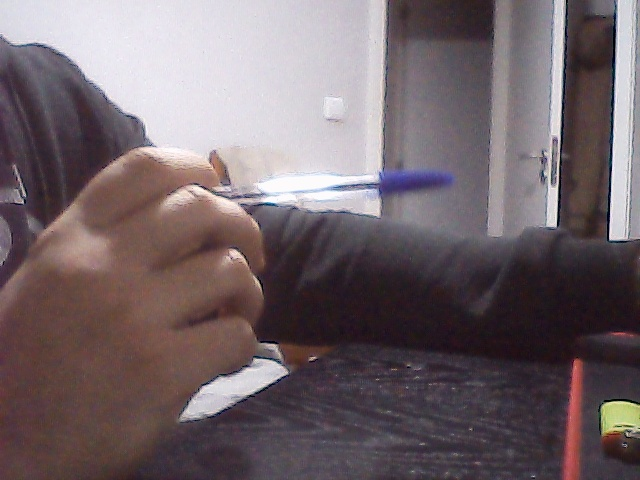
#> input picture calibration_images/left/left_0.jpg, 640 x 480 px, given in place of the camera
$ python 'penPositionTest copy.py'
#> lines starting #> are read from the running program, lines starting #| are printed output that depends on the picture; after the words box and inside, x2 and y2 are one past the last pixel; in counts of white or black regions, pixels touching at a corner belong together; long printed decimals are rounded
import cv2
import numpy as np
import os
import json
import math

# File to save and load HSV values
HSV_VALUES_FILE = "hsv_values.json"

def nothing(x):
    pass

# Function to load HSV values from a file
def load_hsv_values():
    if os.path.exists(HSV_VALUES_FILE):
        with open(HSV_VALUES_FILE, 'r') as file:
            return json.load(file)
    return {
        "Lower-H": 61,
        "Lower-S": 47,
        "Lower-V": 104,
        "Upper-H": 140,
        "Upper-S": 255,
        "Upper-V": 255
    }

# Function to save HSV values to a file
def save_hsv_values(values):
    with open(HSV_VALUES_FILE, 'w') as file:
        json.dump(values, file)

# Load HSV values
hsv_values = load_hsv_values()

# Create a window for trackbars to tune HSV values
cv2.namedWindow("Trackbars")
cv2.createTrackbar("Lower-H", "Trackbars", hsv_values["Lower-H"], 179, nothing)
cv2.createTrackbar("Lower-S", "Trackbars", hsv_values["Lower-S"], 255, nothing)
cv2.createTrackbar("Lower-V", "Trackbars", hsv_values["Lower-V"], 255, nothing)
cv2.createTrackbar("Upper-H", "Trackbars", hsv_values["Upper-H"], 179, nothing)
cv2.createTrackbar("Upper-S", "Trackbars", hsv_values["Upper-S"], 255, nothing)
cv2.createTrackbar("Upper-V", "Trackbars", hsv_values["Upper-V"], 255, nothing)

# Known parameters (adjust based on your object and camera setup)
FOCAL_LENGTH = 720  # Approximate focal length in pixels (calibrate for accuracy)
REAL_HEIGHT = 5.0   # Real-world height of the object in cm (e.g., height of the pen)

# Initialize the canvas for drawing
canvas = None

# Start capturing video from the webcam
cap = cv2.VideoCapture(0)
cap.set(cv2.CAP_PROP_FRAME_WIDTH, 1280)
cap.set(cv2.CAP_PROP_FRAME_HEIGHT, 720)

# Initialize variables to store the pen's previous position
prev_x, prev_y = None, None

# Variable to track if a circle-ish shape is detected
circle_detected = False
circle_frames_count = 0

# Moving average filter for depth
depth_values = []

# Directory to save frames
save_dir = r"C:\Users\pops\Desktop\openCV_Advanced\canvas+pen+save\images"

# Ensure the directory exists
if not os.path.exists(save_dir):
    os.makedirs(save_dir)

# Depth calculation
def calculate_depth(focal_length, real_height, pixel_height):
    if pixel_height > 0:
        return (focal_length * real_height) / pixel_height
    return 0

# Function to smooth depth readings
def smoothed_depth(depth, window_size=5):
    depth_values.append(depth)
    if len(depth_values) > window_size:
        depth_values.pop(0)
    return sum(depth_values) / len(depth_values)

# Function to detect a circle-ish (oval) shape using contour fitting
def detect_oval_or_circle(canvas):
    gray = cv2.cvtColor(canvas, cv2.COLOR_BGR2GRAY)
    # Threshold to get binary image
    _, binary = cv2.threshold(gray, 50, 255, cv2.THRESH_BINARY)

    # Find contours in the binary image
    contours, _ = cv2.findContours(binary, cv2.RETR_EXTERNAL, cv2.CHAIN_APPROX_SIMPLE)

    for contour in contours:
        if cv2.contourArea(contour) > 300:  # Filter small contours
            # Fit an ellipse to the contour
            if len(contour) >= 5:  # At least 5 points are needed to fit an ellipse
                ellipse = cv2.fitEllipse(contour)
                (center, axes, angle) = ellipse
                aspect_ratio = float(axes[0]) / axes[1]  # Aspect ratio of the ellipse (width / height)

                # Check if the aspect ratio is close to 1 (circle-ish)
                if 0.5 <= aspect_ratio <= 1.2:  # Flexible for ovals
                    return True, ellipse  # Return if a valid circle-ish shape is found
    return False, None

# Function to calculate the angle between two points
def calculate_angle(center, point):
    dx = point[0] - center[0]
    dy = point[1] - center[1]
    angle = math.atan2(dy, dx)  # Angle in radians
    angle_deg = math.degrees(angle)  # Convert to degrees
    if angle_deg < 0:
        angle_deg += 360  # Ensure angle is in 0-360 range
    return angle_deg

try:
    while True:
        ret, frame = cap.read()
#> frame is the input picture: shape (480, 640, 3); mean B, G, R 106, 101.5, 114.4
        if not ret:
            break

        frame = cv2.flip(frame, 1)  # Flip the frame horizontally
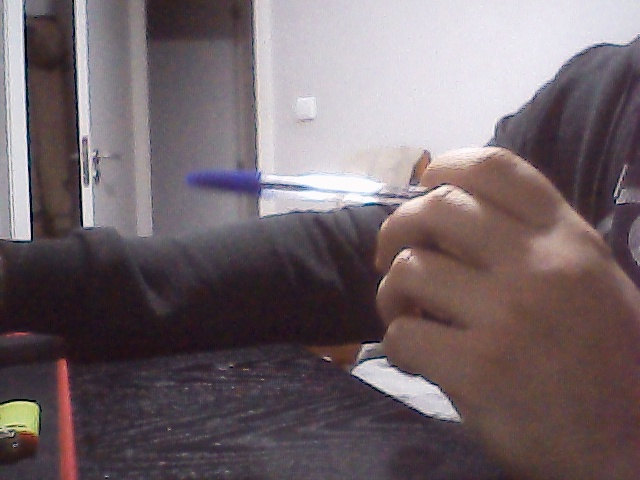
#> frame: shape (480, 640, 3); mean B, G, R 106, 101.5, 114.4
        if canvas is None:
            canvas = np.zeros_like(frame)  # Initialize a blank canvas with the same size as the frame
        # Apply CLAHE to normalize lighting
        lab = cv2.cvtColor(frame, cv2.COLOR_BGR2LAB)
#> lab: shape (480, 640, 3); mean of channels 0, 1, 2 109.8, 134.6, 127.5
        clahe = cv2.createCLAHE(clipLimit=2.0, tileGridSize=(8, 8))
        lab[:, :, 0] = clahe.apply(lab[:, :, 0])
#> lab: shape (480, 640, 3); mean of channels 0, 1, 2 117.9, 134.6, 127.5
        frame = cv2.cvtColor(lab, cv2.COLOR_LAB2BGR)  # Convert back to BGR
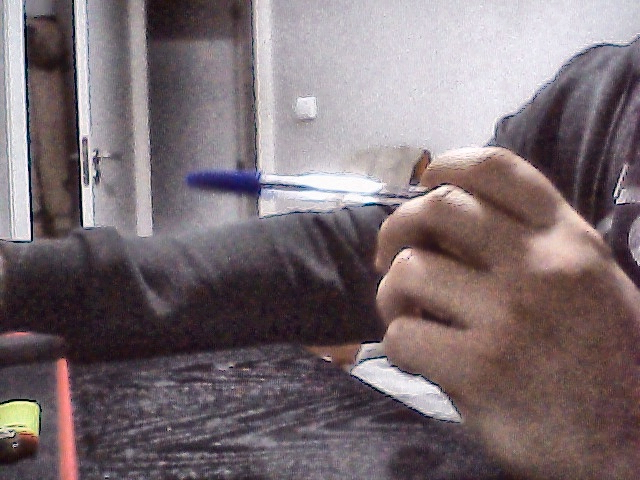
#> frame: shape (480, 640, 3); mean B, G, R 113.5, 109, 122.2

        # Convert to HSV for color detection
        hsv = cv2.cvtColor(frame, cv2.COLOR_BGR2HSV)
#> hsv: shape (480, 640, 3); mean H, S, V 111.3, 45.7, 124.5
        # Get the HSV range values from the trackbars
        lower_h = cv2.getTrackbarPos("Lower-H", "Trackbars")
        lower_s = cv2.getTrackbarPos("Lower-S", "Trackbars")
        lower_v = cv2.getTrackbarPos("Lower-V", "Trackbars")
        upper_h = cv2.getTrackbarPos("Upper-H", "Trackbars")
        upper_s = cv2.getTrackbarPos("Upper-S", "Trackbars")
        upper_v = cv2.getTrackbarPos("Upper-V", "Trackbars")

        # Define the lower and upper bounds for the pen's color
        lower_bound = np.array([lower_h, lower_s, lower_v])
        upper_bound = np.array([upper_h, upper_s, upper_v])

        # Create a mask to detect the pen's color
        mask = cv2.inRange(hsv, lower_bound, upper_bound)
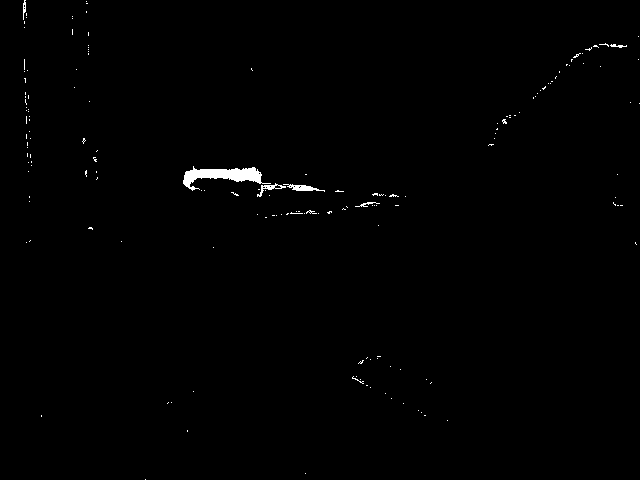
#> mask: shape (480, 640); 0.58% white; 167 white regions (160 under 20 px), largest, box (x1, y1, x2, y2) and area: (183, 166, 271, 191) 904, (283, 184, 325, 192) 146, (257, 183, 286, 197) 106

        # Reduce noise in the mask
        mask = cv2.erode(mask, None, iterations=2)
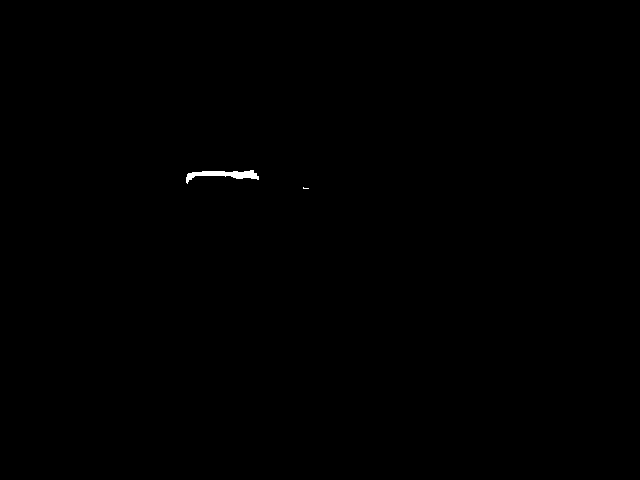
#> mask: shape (480, 640); 0.14% white; 2 white regions (1 under 20 px), largest, box (x1, y1, x2, y2) and area: (186, 170, 259, 184) 422
        mask = cv2.dilate(mask, None, iterations=2)
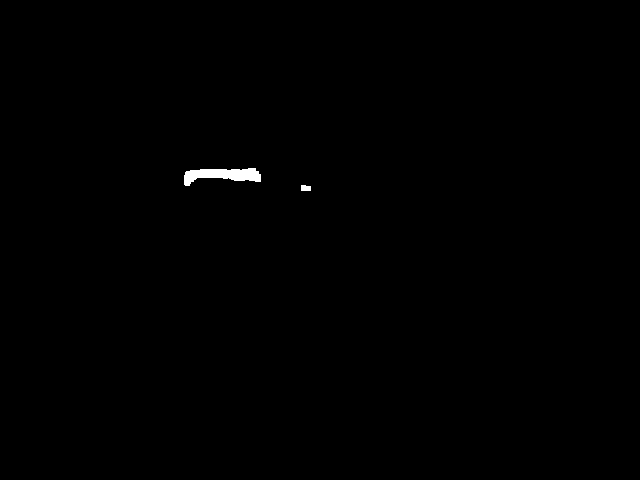
#> mask: shape (480, 640); 0.28% white; 2 white regions

        # Find contours in the mask
        contours, _ = cv2.findContours(mask, cv2.RETR_EXTERNAL, cv2.CHAIN_APPROX_SIMPLE)
#> contours = 2 contours; box (x1, y1, x2, y2) and area: (184, 168, 261, 186) 728, (301, 185, 311, 191) 40
        if contours:
            # Find the largest contour
            largest_contour = max(contours, key=cv2.contourArea)
#> largest_contour = contour of 53 points, box (x1, y1, x2, y2) (184, 168, 261, 186), area 728
            if cv2.contourArea(largest_contour) > 500:  # Filter small objects
                # Get the center and radius of the largest contour
                ((x, y), radius) = cv2.minEnclosingCircle(largest_contour)
#> x = 222; y = 179; radius = 38.33
                M = cv2.moments(largest_contour)
#> M = moments, m00 728.5, centre m10/m00, m01/m00 = (222.6, 174.5)
                if M["m00"] > 0:
                    center_x = int(M["m10"] / M["m00"])
#> center_x = 222
                    center_y = int(M["m01"] / M["m00"])
#> center_y = 174

                    # Estimate depth
                    pixel_height = int(2 * radius)  # Approximate object height in pixels
#> pixel_height = 76
                    depth = calculate_depth(FOCAL_LENGTH, REAL_HEIGHT, pixel_height)
#> depth = 47.37
                    smoothed = smoothed_depth(depth)
#> smoothed = 47.37

                    # Display depth on the frame
                    cv2.putText(frame, f"Depth: {depth:.02f} cm", (center_x, center_y - 20),
                                cv2.FONT_HERSHEY_SIMPLEX, 0.7, (0, 255, 0), 2)

                    # Calculate the angle of the pen relative to the center of the frame
                    frame_center = (frame.shape[1] // 2, frame.shape[0] // 2)
#> frame_center = (320, 240)
                    angle = calculate_angle(frame_center, (center_x, center_y))
#> angle = 214
                    cv2.putText(frame, f"Angle: {angle:.02f}°", (center_x, center_y + 20),
                                cv2.FONT_HERSHEY_SIMPLEX, 0.7, (0, 255, 0), 2)
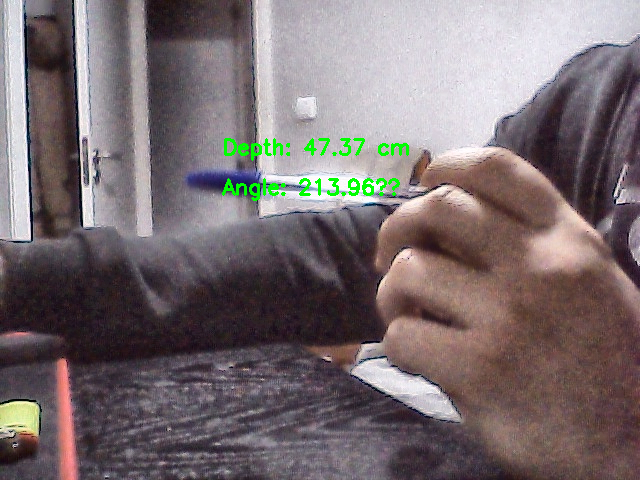
#> frame: shape (480, 640, 3); mean B, G, R 112.1, 109.6, 120.9

                    # Draw on the canvas only if the angle is between 135° and 180°
                    if prev_x is not None and prev_y is not None and 10 < depth < 100:  # Adjust depth range as needed
                        if 135 <= angle <= 180:  # Check if the angle is within the desired range
                            cv2.line(canvas, (prev_x, prev_y), (center_x, center_y), (0, 255, 0), 5)

                    # Print previous x and y coordinates
                    print(f"Previous Position: (x={prev_x}, y={prev_y}, z={depth}), Angle: {angle:.02f}°")
#| Previous Position: (x=None, y=None, z=47.368), Angle: 213.96°
                    prev_x, prev_y = center_x, center_y
#> prev_x = 222; prev_y = 174

            # Detect circle-ish or oval shape on the canvas
            is_circle, ellipse = detect_oval_or_circle(canvas)
#> in detect_oval_or_circle, `gray = cv2.cvtColor(canvas, cv2.COLOR_BGR2GRAY)`: canvas: shape (480, 640, 3); every value is 0
#> in detect_oval_or_circle, `_, binary = cv2.threshold(gray, 50, 255, cv2.THRESH_BINARY)`: gray: shape (480, 640); every value is 0
#> is_circle = False
            if is_circle:
                # Draw the detected ellipse on the frame
                cv2.ellipse(frame, ellipse, (0, 255, 0), 2)  # Draw the ellipse in green
                circle_detected = True

        else:
            prev_x, prev_y = None, None  # Reset if no pen is detected

        # Combine the canvas and the frame
        combined = cv2.add(frame, canvas)

        # Save the frame if a circle-ish shape is detected
        if circle_detected:
            # Save the image with a unique filename in the specified directory
            frame_filename = os.path.join(save_dir, f"circle_detected_frame_{circle_frames_count}.jpg")
            cv2.imwrite(frame_filename, combined)
            circle_frames_count += 1  # Increment the counter for unique filenames
            circle_detected = False  # Reset the flag after saving

            # Clear the canvas immediately after saving the frame
            canvas = np.zeros_like(frame)

        # Show the results
        cv2.imshow("Live Feed", combined)
        cv2.imshow("Mask", mask)

        key = cv2.waitKey(1) & 0xFF
#> (key q is pressed here)
        if key == ord('q'):
            break
        elif key == ord('c'):  # Clear the canvas when 'c' is pressed
            canvas = np.zeros_like(frame)

finally:
    # Save the current HSV values before exiting
    hsv_values = {
        "Lower-H": cv2.getTrackbarPos("Lower-H", "Trackbars"),
        "Lower-S": cv2.getTrackbarPos("Lower-S", "Trackbars"),
        "Lower-V": cv2.getTrackbarPos("Lower-V", "Trackbars"),
        "Upper-H": cv2.getTrackbarPos("Upper-H", "Trackbars"),
        "Upper-S": cv2.getTrackbarPos("Upper-S", "Trackbars"),
        "Upper-V": cv2.getTrackbarPos("Upper-V", "Trackbars")
    }
    save_hsv_values(hsv_values)

    cap.release()
    cv2.destroyAllWindows()
